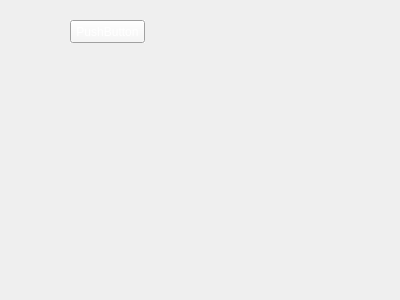
<?xml version="1.0" encoding="UTF-8"?>
<ui version="4.0">
 <class>Dialog</class>
 <widget class="QDialog" name="Dialog">
  <property name="geometry">
   <rect>
    <x>0</x>
    <y>0</y>
    <width>400</width>
    <height>300</height>
   </rect>
  </property>
  <property name="windowTitle">
   <string>Dialog</string>
  </property>
  <widget class="QPushButton" name="pushButton">
   <property name="geometry">
    <rect>
     <x>70</x>
     <y>20</y>
     <width>75</width>
     <height>23</height>
    </rect>
   </property>
   <property name="palette">
    <palette>
     <active>
      <colorrole role="WindowText">
       <brush brushstyle="SolidPattern">
        <color alpha="255">
         <red>0</red>
         <green>0</green>
         <blue>0</blue>
        </color>
       </brush>
      </colorrole>
      <colorrole role="Button">
       <brush brushstyle="SolidPattern">
        <color alpha="255">
         <red>100</red>
         <green>140</green>
         <blue>228</blue>
        </color>
       </brush>
      </colorrole>
      <colorrole role="Midlight">
       <brush brushstyle="SolidPattern">
        <color alpha="255">
         <red>255</red>
         <green>255</green>
         <blue>255</blue>
        </color>
       </brush>
      </colorrole>
      <colorrole role="Dark">
       <brush brushstyle="SolidPattern">
        <color alpha="255">
         <red>255</red>
         <green>255</green>
         <blue>255</blue>
        </color>
       </brush>
      </colorrole>
      <colorrole role="Mid">
       <brush brushstyle="SolidPattern">
        <color alpha="255">
         <red>255</red>
         <green>255</green>
         <blue>255</blue>
        </color>
       </brush>
      </colorrole>
      <colorrole role="Text">
       <brush brushstyle="SolidPattern">
        <color alpha="255">
         <red>0</red>
         <green>0</green>
         <blue>0</blue>
        </color>
       </brush>
      </colorrole>
      <colorrole role="ButtonText">
       <brush brushstyle="SolidPattern">
        <color alpha="255">
         <red>255</red>
         <green>255</green>
         <blue>255</blue>
        </color>
       </brush>
      </colorrole>
      <colorrole role="Base">
       <brush brushstyle="SolidPattern">
        <color alpha="255">
         <red>255</red>
         <green>255</green>
         <blue>255</blue>
        </color>
       </brush>
      </colorrole>
      <colorrole role="Window">
       <brush brushstyle="SolidPattern">
        <color alpha="255">
         <red>255</red>
         <green>255</green>
         <blue>255</blue>
        </color>
       </brush>
      </colorrole>
      <colorrole role="Shadow">
       <brush brushstyle="SolidPattern">
        <color alpha="255">
         <red>100</red>
         <green>140</green>
         <blue>228</blue>
        </color>
       </brush>
      </colorrole>
      <colorrole role="Highlight">
       <brush brushstyle="SolidPattern">
        <color alpha="255">
         <red>255</red>
         <green>255</green>
         <blue>255</blue>
        </color>
       </brush>
      </colorrole>
      <colorrole role="Link">
       <brush brushstyle="SolidPattern">
        <color alpha="255">
         <red>255</red>
         <green>255</green>
         <blue>255</blue>
        </color>
       </brush>
      </colorrole>
      <colorrole role="AlternateBase">
       <brush brushstyle="SolidPattern">
        <color alpha="255">
         <red>255</red>
         <green>255</green>
         <blue>255</blue>
        </color>
       </brush>
      </colorrole>
     </active>
     <inactive>
      <colorrole role="WindowText">
       <brush brushstyle="SolidPattern">
        <color alpha="255">
         <red>0</red>
         <green>0</green>
         <blue>0</blue>
        </color>
       </brush>
      </colorrole>
      <colorrole role="Button">
       <brush brushstyle="SolidPattern">
        <color alpha="255">
         <red>255</red>
         <green>255</green>
         <blue>255</blue>
        </color>
       </brush>
      </colorrole>
      <colorrole role="Midlight">
       <brush brushstyle="SolidPattern">
        <color alpha="255">
         <red>255</red>
         <green>255</green>
         <blue>255</blue>
        </color>
       </brush>
      </colorrole>
      <colorrole role="Dark">
       <brush brushstyle="SolidPattern">
        <color alpha="255">
         <red>255</red>
         <green>255</green>
         <blue>255</blue>
        </color>
       </brush>
      </colorrole>
      <colorrole role="Mid">
       <brush brushstyle="SolidPattern">
        <color alpha="255">
         <red>255</red>
         <green>255</green>
         <blue>255</blue>
        </color>
       </brush>
      </colorrole>
      <colorrole role="Text">
       <brush brushstyle="SolidPattern">
        <color alpha="255">
         <red>0</red>
         <green>0</green>
         <blue>0</blue>
        </color>
       </brush>
      </colorrole>
      <colorrole role="ButtonText">
       <brush brushstyle="SolidPattern">
        <color alpha="255">
         <red>255</red>
         <green>255</green>
         <blue>255</blue>
        </color>
       </brush>
      </colorrole>
      <colorrole role="Base">
       <brush brushstyle="SolidPattern">
        <color alpha="255">
         <red>255</red>
         <green>255</green>
         <blue>255</blue>
        </color>
       </brush>
      </colorrole>
      <colorrole role="Window">
       <brush brushstyle="SolidPattern">
        <color alpha="255">
         <red>255</red>
         <green>255</green>
         <blue>255</blue>
        </color>
       </brush>
      </colorrole>
      <colorrole role="Shadow">
       <brush brushstyle="SolidPattern">
        <color alpha="255">
         <red>105</red>
         <green>105</green>
         <blue>105</blue>
        </color>
       </brush>
      </colorrole>
      <colorrole role="Highlight">
       <brush brushstyle="SolidPattern">
        <color alpha="255">
         <red>255</red>
         <green>255</green>
         <blue>255</blue>
        </color>
       </brush>
      </colorrole>
      <colorrole role="Link">
       <brush brushstyle="SolidPattern">
        <color alpha="255">
         <red>255</red>
         <green>255</green>
         <blue>255</blue>
        </color>
       </brush>
      </colorrole>
      <colorrole role="AlternateBase">
       <brush brushstyle="SolidPattern">
        <color alpha="255">
         <red>255</red>
         <green>255</green>
         <blue>255</blue>
        </color>
       </brush>
      </colorrole>
     </inactive>
     <disabled>
      <colorrole role="WindowText">
       <brush brushstyle="SolidPattern">
        <color alpha="255">
         <red>255</red>
         <green>255</green>
         <blue>255</blue>
        </color>
       </brush>
      </colorrole>
      <colorrole role="Button">
       <brush brushstyle="SolidPattern">
        <color alpha="255">
         <red>255</red>
         <green>255</green>
         <blue>255</blue>
        </color>
       </brush>
      </colorrole>
      <colorrole role="Midlight">
       <brush brushstyle="SolidPattern">
        <color alpha="255">
         <red>255</red>
         <green>255</green>
         <blue>255</blue>
        </color>
       </brush>
      </colorrole>
      <colorrole role="Dark">
       <brush brushstyle="SolidPattern">
        <color alpha="255">
         <red>255</red>
         <green>255</green>
         <blue>255</blue>
        </color>
       </brush>
      </colorrole>
      <colorrole role="Mid">
       <brush brushstyle="SolidPattern">
        <color alpha="255">
         <red>255</red>
         <green>255</green>
         <blue>255</blue>
        </color>
       </brush>
      </colorrole>
      <colorrole role="Text">
       <brush brushstyle="SolidPattern">
        <color alpha="255">
         <red>255</red>
         <green>255</green>
         <blue>255</blue>
        </color>
       </brush>
      </colorrole>
      <colorrole role="ButtonText">
       <brush brushstyle="SolidPattern">
        <color alpha="255">
         <red>255</red>
         <green>255</green>
         <blue>255</blue>
        </color>
       </brush>
      </colorrole>
      <colorrole role="Base">
       <brush brushstyle="SolidPattern">
        <color alpha="255">
         <red>255</red>
         <green>255</green>
         <blue>255</blue>
        </color>
       </brush>
      </colorrole>
      <colorrole role="Window">
       <brush brushstyle="SolidPattern">
        <color alpha="255">
         <red>255</red>
         <green>255</green>
         <blue>255</blue>
        </color>
       </brush>
      </colorrole>
      <colorrole role="Shadow">
       <brush brushstyle="SolidPattern">
        <color alpha="255">
         <red>0</red>
         <green>0</green>
         <blue>0</blue>
        </color>
       </brush>
      </colorrole>
      <colorrole role="Highlight">
       <brush brushstyle="SolidPattern">
        <color alpha="255">
         <red>0</red>
         <green>120</green>
         <blue>215</blue>
        </color>
       </brush>
      </colorrole>
      <colorrole role="Link">
       <brush brushstyle="SolidPattern">
        <color alpha="255">
         <red>255</red>
         <green>255</green>
         <blue>255</blue>
        </color>
       </brush>
      </colorrole>
      <colorrole role="AlternateBase">
       <brush brushstyle="SolidPattern">
        <color alpha="255">
         <red>255</red>
         <green>255</green>
         <blue>255</blue>
        </color>
       </brush>
      </colorrole>
     </disabled>
    </palette>
   </property>
   <property name="toolTip">
    <string/>
   </property>
   <property name="autoFillBackground">
    <bool>true</bool>
   </property>
   <property name="text">
    <string>PushButton</string>
   </property>
  </widget>
 </widget>
 <resources/>
 <connections/>
</ui>
